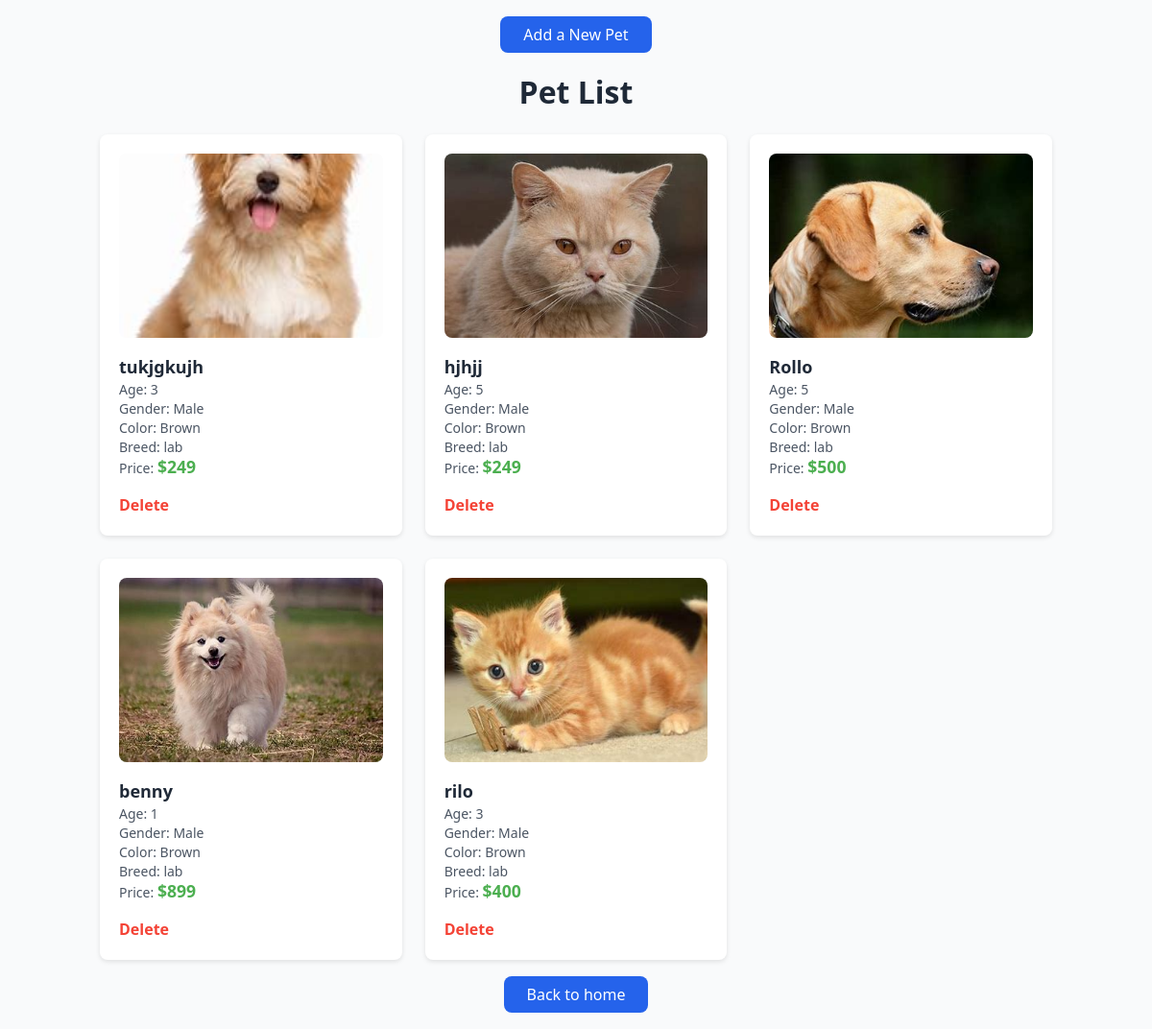
The page /pet_list/ on the database its author committed.
### petapp/models.py (models this page shows, shortened)
class Pet(models.Model):
    name = models.CharField(max_length=100)
    age = models.IntegerField()
    gender = models.CharField(max_length=100)
    color = models.CharField(max_length=100)
    breed = models.CharField(max_length=100)
    image = models.ImageField(upload_to='pet_images/')
    price = models.IntegerField(blank=True, null=True)
    qr_code = models.ImageField(upload_to='qr_codes/', blank=True, null=True)

### petapp/views.py (the view)
# urls.py: path('pet_list/', views.pet_list, name='pet_list'),
def pet_list(request):
    pets = Pet.objects.all()  # Get all pets from the database
    return render(request, 'petlist.html', {'pets': pets})

### petapp/templates/petlist.html (shortened to what this page needs)
<!DOCTYPE html>
<html lang="en">
<head>
    <script src="https://cdn.tailwindcss.com"></script>
</head>
<body class="bg-gray-50 text-gray-800 font-sans">
    <div class="text-center mt-6">
        <a href="{% url 'add_pet' %}" class="bg-blue-600 text-white px-6 py-2 rounded-lg hover:bg-blue-700 transition">Add a New Pet</a>
    </div>
    <div class="container mx-auto px-4 py-6">
        <h2 class="page-title text-center">Pet List</h2>
        <div class="grid grid-cols-1 sm:grid-cols-2 lg:grid-cols-3 gap-6">
            {% for pet in pets %}
            <div class="pet-item">
                <div class="pet-card">
                    <img src="{{ pet.image.url }}" alt="{{ pet.name }}" class="w-full h-48 mb-4 object-cover">
                    <div>
                        <strong class="text-lg font-semibold">{{ pet.name }}</strong>
                        <p class="text-sm text-gray-600">Age: {{ pet.age }}</p>
                        <p class="text-sm text-gray-600">Gender: {{ pet.gender }}</p>
                        <p class="text-sm text-gray-600">Color: {{ pet.color }}</p>
                        <p class="text-sm text-gray-600">Breed: {{ pet.breed }}</p>
                        <p class="text-sm text-gray-600">Price: <span class="price-highlight">${{ pet.price }}</span></p>
                    </div>
                    <div class="action-links mt-4 flex justify-between items-center">
                        <a href="{% url 'delete_pet' pet.id %}" class="text-red-600 hover:text-red-800">Delete</a>
                    </div>
                </div>
            </div>
            {% endfor %}
        </div>
        <div class="text-center mt-6">
            <a href="{% url 'shelterhome' %}" class="bg-blue-600 text-white px-6 py-2 rounded-lg hover:bg-blue-700 transition">Back to home</a>
        </div>
    </div>
</body>
</html>

### petapp/templates/petlist.html (style rules this page uses)
.pet-item { transition: transform 0.3s ease, box-shadow 0.3s ease; }
.pet-card { background-color: #ffffff; border-radius: 8px; padding: 20px; box-shadow: 0 2px 5px rgba(0, 0, 0, 0.1); overflow: hidden; }
.pet-card img { border-radius: 8px; object-fit: cover; }
.action-links a { color: #f44336; text-decoration: none; font-weight: bold; transition: color 0.3s ease; }
.page-title { font-size: 2rem; font-weight: 600; margin-bottom: 20px; }
.price-highlight { color: #4CAF50; font-size: 1.1rem; font-weight: bold; }

### rows shown on the page
Pet: image (picture), name "tukjgkujh", age "3", gender "Male", color "Brown", breed "lab", price "249"
Pet: image (picture), name "hjhjj", age "5", gender "Male", color "Brown", breed "lab", price "249"
Pet: image (picture), name "Rollo", age "5", gender "Male", color "Brown", breed "lab", price "500"
Pet: image (picture), name "benny", age "1", gender "Male", color "Brown", breed "lab", price "899"
Pet: image (picture), name "rilo", age "3", gender "Male", color "Brown", breed "lab", price "400"
